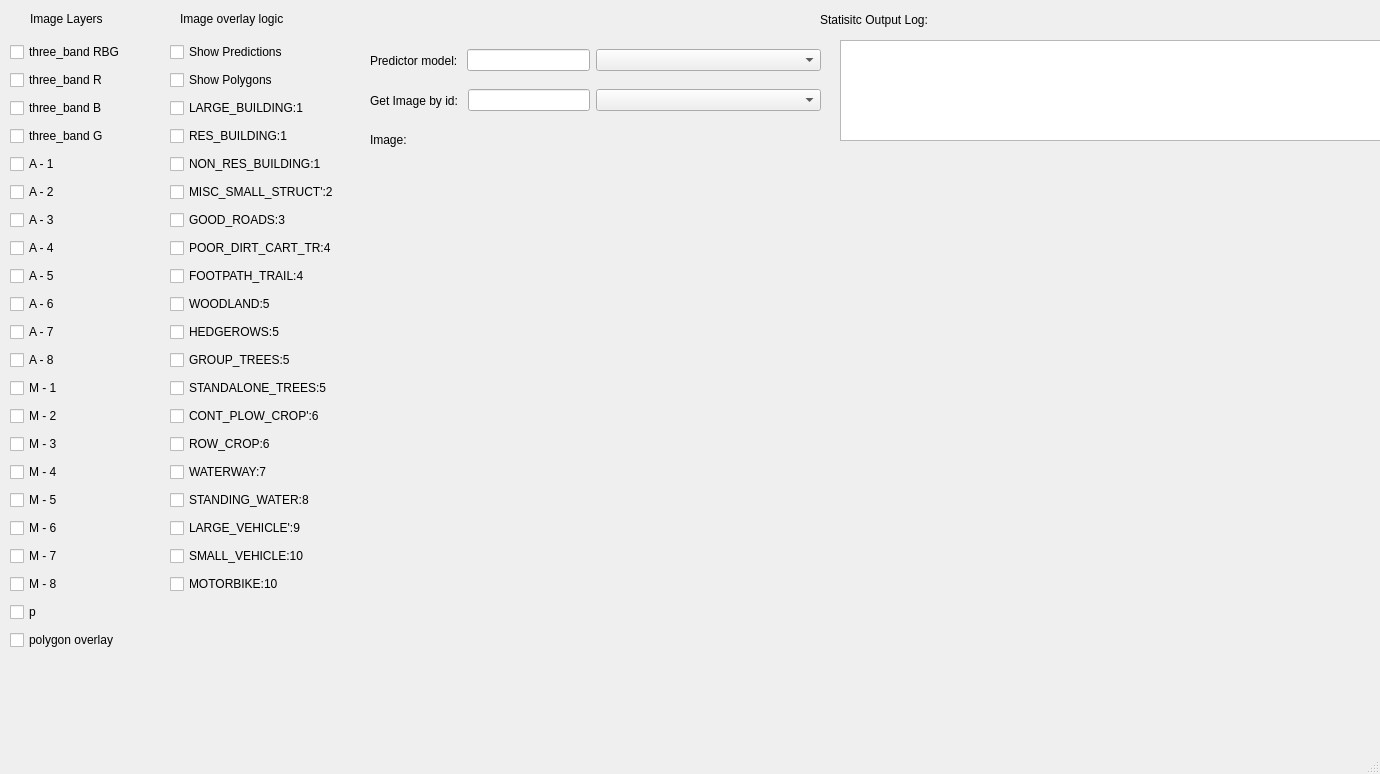
<?xml version="1.0" encoding="UTF-8"?>
<ui version="4.0">
 <class>MainWindow</class>
 <widget class="QMainWindow" name="MainWindow">
  <property name="geometry">
   <rect>
    <x>0</x>
    <y>0</y>
    <width>1380</width>
    <height>774</height>
   </rect>
  </property>
  <property name="windowTitle">
   <string>MainWindow</string>
  </property>
  <widget class="QWidget" name="centralwidget">
   <widget class="QWidget" name="verticalLayoutWidget">
    <property name="geometry">
     <rect>
      <x>10</x>
      <y>40</y>
      <width>160</width>
      <height>612</height>
     </rect>
    </property>
    <layout class="QVBoxLayout" name="verticalLayout">
     <item>
      <widget class="QCheckBox" name="checkBox_tree_band_rbg">
       <property name="text">
        <string>three_band RBG</string>
       </property>
      </widget>
     </item>
     <item>
      <widget class="QCheckBox" name="checkBox_tree_band_r">
       <property name="text">
        <string>three_band R</string>
       </property>
      </widget>
     </item>
     <item>
      <widget class="QCheckBox" name="checkBox_tree_band_b">
       <property name="text">
        <string>three_band B</string>
       </property>
      </widget>
     </item>
     <item>
      <widget class="QCheckBox" name="checkBox_tree_band_g">
       <property name="text">
        <string>three_band G</string>
       </property>
      </widget>
     </item>
     <item>
      <widget class="QCheckBox" name="checkBox_a_1">
       <property name="text">
        <string>A - 1</string>
       </property>
      </widget>
     </item>
     <item>
      <widget class="QCheckBox" name="checkBox_a_2">
       <property name="text">
        <string>A - 2</string>
       </property>
      </widget>
     </item>
     <item>
      <widget class="QCheckBox" name="checkBox_a_3">
       <property name="text">
        <string>A - 3</string>
       </property>
      </widget>
     </item>
     <item>
      <widget class="QCheckBox" name="checkBox_a_4">
       <property name="text">
        <string>A - 4</string>
       </property>
      </widget>
     </item>
     <item>
      <widget class="QCheckBox" name="checkBox_a_5">
       <property name="text">
        <string>A - 5</string>
       </property>
      </widget>
     </item>
     <item>
      <widget class="QCheckBox" name="checkBox_a_6">
       <property name="text">
        <string>A - 6</string>
       </property>
      </widget>
     </item>
     <item>
      <widget class="QCheckBox" name="checkBox_a_7">
       <property name="text">
        <string>A - 7</string>
       </property>
      </widget>
     </item>
     <item>
      <widget class="QCheckBox" name="checkBox_a_8">
       <property name="text">
        <string>A - 8</string>
       </property>
      </widget>
     </item>
     <item>
      <widget class="QCheckBox" name="checkBox_m_1">
       <property name="text">
        <string>M - 1</string>
       </property>
      </widget>
     </item>
     <item>
      <widget class="QCheckBox" name="checkBox_m_2">
       <property name="text">
        <string>M - 2</string>
       </property>
      </widget>
     </item>
     <item>
      <widget class="QCheckBox" name="checkBox_m_3">
       <property name="text">
        <string>M - 3</string>
       </property>
      </widget>
     </item>
     <item>
      <widget class="QCheckBox" name="checkBox_m_4">
       <property name="text">
        <string>M - 4</string>
       </property>
      </widget>
     </item>
     <item>
      <widget class="QCheckBox" name="checkBox_m_5">
       <property name="text">
        <string>M - 5</string>
       </property>
      </widget>
     </item>
     <item>
      <widget class="QCheckBox" name="checkBox_m_6">
       <property name="text">
        <string>M - 6</string>
       </property>
      </widget>
     </item>
     <item>
      <widget class="QCheckBox" name="checkBox_m_7">
       <property name="text">
        <string>M - 7</string>
       </property>
      </widget>
     </item>
     <item>
      <widget class="QCheckBox" name="checkBox_m_8">
       <property name="text">
        <string>M - 8</string>
       </property>
      </widget>
     </item>
     <item>
      <widget class="QCheckBox" name="checkBox_p">
       <property name="text">
        <string>p</string>
       </property>
      </widget>
     </item>
     <item>
      <widget class="QCheckBox" name="checkBox_polygon">
       <property name="text">
        <string>polygon overlay</string>
       </property>
      </widget>
     </item>
    </layout>
   </widget>
   <widget class="QLabel" name="label">
    <property name="geometry">
     <rect>
      <x>30</x>
      <y>10</y>
      <width>131</width>
      <height>17</height>
     </rect>
    </property>
    <property name="text">
     <string>Image Layers</string>
    </property>
   </widget>
   <widget class="QWidget" name="verticalLayoutWidget_2">
    <property name="geometry">
     <rect>
      <x>170</x>
      <y>40</y>
      <width>201</width>
      <height>556</height>
     </rect>
    </property>
    <layout class="QVBoxLayout" name="verticalLayout_2">
     <item>
      <widget class="QCheckBox" name="checkBox_show_predictions">
       <property name="text">
        <string>Show Predictions</string>
       </property>
      </widget>
     </item>
     <item>
      <widget class="QCheckBox" name="checkBox_show_polygons">
       <property name="text">
        <string>Show Polygons</string>
       </property>
      </widget>
     </item>
     <item>
      <widget class="QCheckBox" name="checkBox_large_building_1">
       <property name="text">
        <string>LARGE_BUILDING:1</string>
       </property>
      </widget>
     </item>
     <item>
      <widget class="QCheckBox" name="checkBox_res_building_1">
       <property name="text">
        <string>RES_BUILDING:1</string>
       </property>
      </widget>
     </item>
     <item>
      <widget class="QCheckBox" name="checkBox_non_res_building_1">
       <property name="text">
        <string>NON_RES_BUILDING:1</string>
       </property>
      </widget>
     </item>
     <item>
      <widget class="QCheckBox" name="checkBox_misc_small_struct_2">
       <property name="text">
        <string>MISC_SMALL_STRUCT':2</string>
       </property>
      </widget>
     </item>
     <item>
      <widget class="QCheckBox" name="checkBox_good_road_3">
       <property name="text">
        <string>GOOD_ROADS:3</string>
       </property>
      </widget>
     </item>
     <item>
      <widget class="QCheckBox" name="checkBox_poor_dirt_cart_trl_4">
       <property name="text">
        <string>POOR_DIRT_CART_TR:4</string>
       </property>
      </widget>
     </item>
     <item>
      <widget class="QCheckBox" name="checkBox_footpath_trail_4">
       <property name="text">
        <string>FOOTPATH_TRAIL:4</string>
       </property>
      </widget>
     </item>
     <item>
      <widget class="QCheckBox" name="checkBox_woodlands_5">
       <property name="text">
        <string>WOODLAND:5</string>
       </property>
      </widget>
     </item>
     <item>
      <widget class="QCheckBox" name="checkBox_hedgerows_5">
       <property name="text">
        <string>HEDGEROWS:5</string>
       </property>
      </widget>
     </item>
     <item>
      <widget class="QCheckBox" name="checkBox_group_trees_5">
       <property name="text">
        <string>GROUP_TREES:5</string>
       </property>
      </widget>
     </item>
     <item>
      <widget class="QCheckBox" name="checkBox_standalone_trees_5">
       <property name="text">
        <string>STANDALONE_TREES:5</string>
       </property>
      </widget>
     </item>
     <item>
      <widget class="QCheckBox" name="checkBox_cont_plow_crop_6">
       <property name="text">
        <string>CONT_PLOW_CROP':6</string>
       </property>
      </widget>
     </item>
     <item>
      <widget class="QCheckBox" name="checkBox_row_crop_6">
       <property name="text">
        <string>ROW_CROP:6</string>
       </property>
      </widget>
     </item>
     <item>
      <widget class="QCheckBox" name="checkBox_waterways_7">
       <property name="text">
        <string>WATERWAY:7</string>
       </property>
      </widget>
     </item>
     <item>
      <widget class="QCheckBox" name="checkBox_standing_water_8">
       <property name="text">
        <string>STANDING_WATER:8</string>
       </property>
      </widget>
     </item>
     <item>
      <widget class="QCheckBox" name="checkBox_large_vehicle_9">
       <property name="text">
        <string>LARGE_VEHICLE':9</string>
       </property>
      </widget>
     </item>
     <item>
      <widget class="QCheckBox" name="checkBox_small_vehicle_10">
       <property name="text">
        <string>SMALL_VEHICLE:10</string>
       </property>
      </widget>
     </item>
     <item>
      <widget class="QCheckBox" name="checkBox_motorbike_10">
       <property name="text">
        <string>MOTORBIKE:10</string>
       </property>
      </widget>
     </item>
    </layout>
   </widget>
   <widget class="QLabel" name="label_2">
    <property name="geometry">
     <rect>
      <x>180</x>
      <y>10</y>
      <width>151</width>
      <height>17</height>
     </rect>
    </property>
    <property name="text">
     <string>Image overlay logic</string>
    </property>
   </widget>
   <widget class="QWidget" name="horizontalLayoutWidget">
    <property name="geometry">
     <rect>
      <x>370</x>
      <y>40</y>
      <width>451</width>
      <height>41</height>
     </rect>
    </property>
    <layout class="QHBoxLayout" name="horizontalLayout">
     <item alignment="Qt::AlignLeft">
      <widget class="QLabel" name="label_3">
       <property name="text">
        <string>Predictor model: </string>
       </property>
      </widget>
     </item>
     <item>
      <widget class="QLineEdit" name="lineEdit_predictor_search"/>
     </item>
     <item>
      <widget class="QComboBox" name="comboBox_predictor_model">
       <property name="minimumSize">
        <size>
         <width>225</width>
         <height>0</height>
        </size>
       </property>
      </widget>
     </item>
    </layout>
   </widget>
   <widget class="QWidget" name="horizontalLayoutWidget_2">
    <property name="geometry">
     <rect>
      <x>370</x>
      <y>80</y>
      <width>451</width>
      <height>41</height>
     </rect>
    </property>
    <layout class="QHBoxLayout" name="horizontalLayout_2">
     <item alignment="Qt::AlignLeft">
      <widget class="QLabel" name="label_4">
       <property name="text">
        <string>Get Image by id: </string>
       </property>
      </widget>
     </item>
     <item>
      <widget class="QLineEdit" name="lineEdit_image_search"/>
     </item>
     <item>
      <widget class="QComboBox" name="comboBox_image_id">
       <property name="minimumSize">
        <size>
         <width>225</width>
         <height>0</height>
        </size>
       </property>
      </widget>
     </item>
    </layout>
   </widget>
   <widget class="QTextEdit" name="textEdit_statisics_output">
    <property name="geometry">
     <rect>
      <x>840</x>
      <y>40</y>
      <width>541</width>
      <height>101</height>
     </rect>
    </property>
   </widget>
   <widget class="QLabel" name="label_5">
    <property name="geometry">
     <rect>
      <x>370</x>
      <y>120</y>
      <width>113</width>
      <height>39</height>
     </rect>
    </property>
    <property name="text">
     <string>Image:</string>
    </property>
   </widget>
   <widget class="QLabel" name="label_6">
    <property name="geometry">
     <rect>
      <x>820</x>
      <y>0</y>
      <width>231</width>
      <height>39</height>
     </rect>
    </property>
    <property name="text">
     <string>Statisitc Output Log:</string>
    </property>
   </widget>
   <widget class="QLabel" name="label_image_viewer">
    <property name="geometry">
     <rect>
      <x>400</x>
      <y>160</y>
      <width>981</width>
      <height>581</height>
     </rect>
    </property>
    <property name="text">
     <string/>
    </property>
   </widget>
  </widget>
  <widget class="QMenuBar" name="menubar">
   <property name="geometry">
    <rect>
     <x>0</x>
     <y>0</y>
     <width>1380</width>
     <height>25</height>
    </rect>
   </property>
  </widget>
  <widget class="QStatusBar" name="statusbar"/>
 </widget>
 <resources/>
 <connections/>
</ui>
